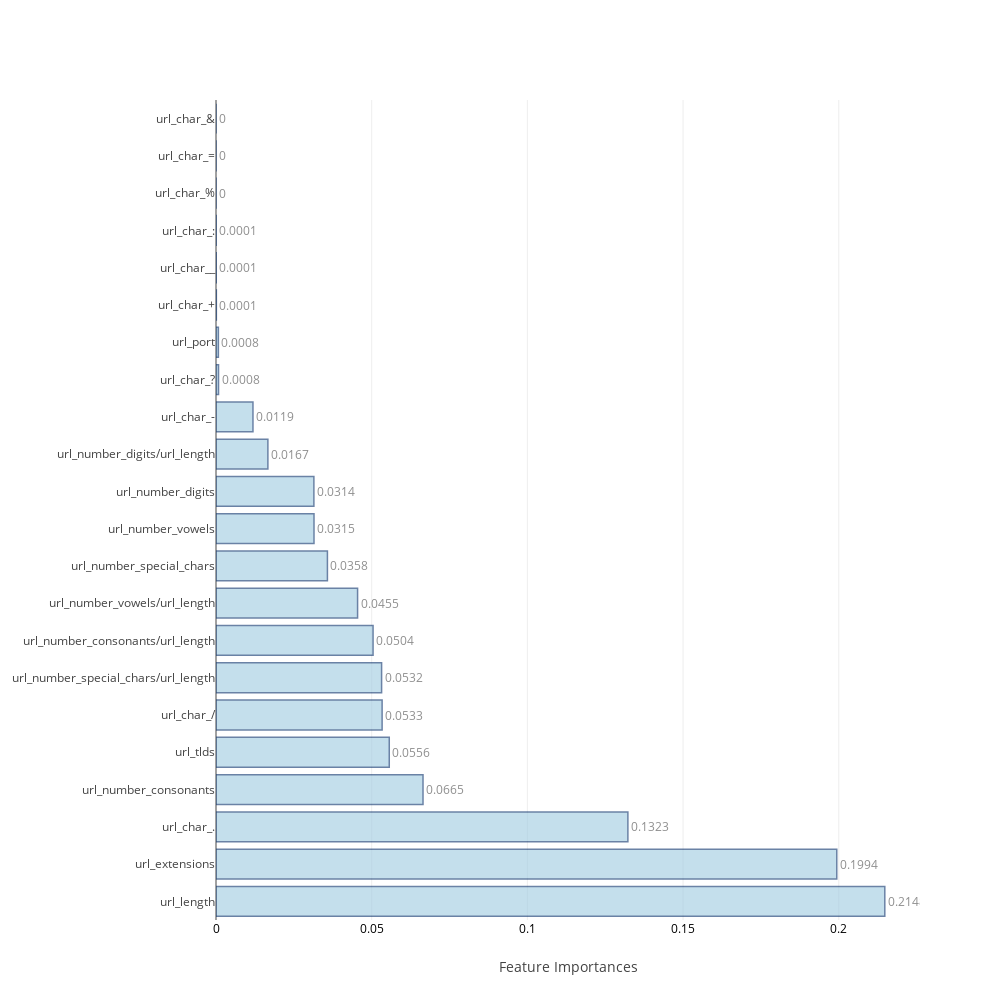

Write notebook code for a chart like this one.
### Markdown cell above
### <a id='1.B' style="text-decoration : none; color : #000000;"> B. Average Feature Importances</a>

### Code cell
feat_impt_plot(np.average(feat_imp,axis=0),columns)

### Figure 1 — Plotly figure (JSON) as saved in the notebook; plotly's stock layout.template omitted (floating-point values rounded to 4 significant figures)
{"data": [{"marker": {"color": "rgb(158,202,225)", "line": {"color": "rgb(8,48,107)", "width": 1.5}}, "opacity": 0.6, "orientation": "h", "text": [0.2148, 0.1994, 0.1323, 0.0665, 0.0556, 0.0533, 0.0532, 0.0504, 0.0455, 0.0358, 0.0315, 0.0314, 0.0167, 0.0119, 0.0008, 0.0008, 0.0001, 0.0001, 0.0001, 0, 0, 0], "textposition": "outside", "type": "bar", "uid": "fd93623e-24b0-4d86-9f3b-c1b100ce6529", "x": [0.2148, 0.1994, 0.1323, 0.06648, 0.05564, 0.05335, 0.05318, 0.05044, 0.04547, 0.03578, 0.03147, 0.03143, 0.01666, 0.01187, 0.0008104, 0.0007605, 0.0001118, 6.909e-05, 5.058e-05, 7.764e-06, 1.896e-06, 0], "y": ["url_length", "url_extensions", "url_char_.", "url_number_consonants", "url_tlds", "url_char_/", "url_number_special_chars/url_length", "url_number_consonants/url_length", "url_number_vowels/url_length", "url_number_special_chars", "url_number_vowels", "url_number_digits", "url_number_digits/url_length", "url_char_-", "url_char_?", "url_port", "url_char_+", "url_char__", "url_char_:", "url_char_%", "url_char_=", "url_char_&"]}], "layout": {"autosize": false, "height": 1000, "width": 1000, "xaxis": {"tickfont": {"color": "black", "size": 12}, "title": "Feature Importances"}, "yaxis": {"automargin": true}}}
